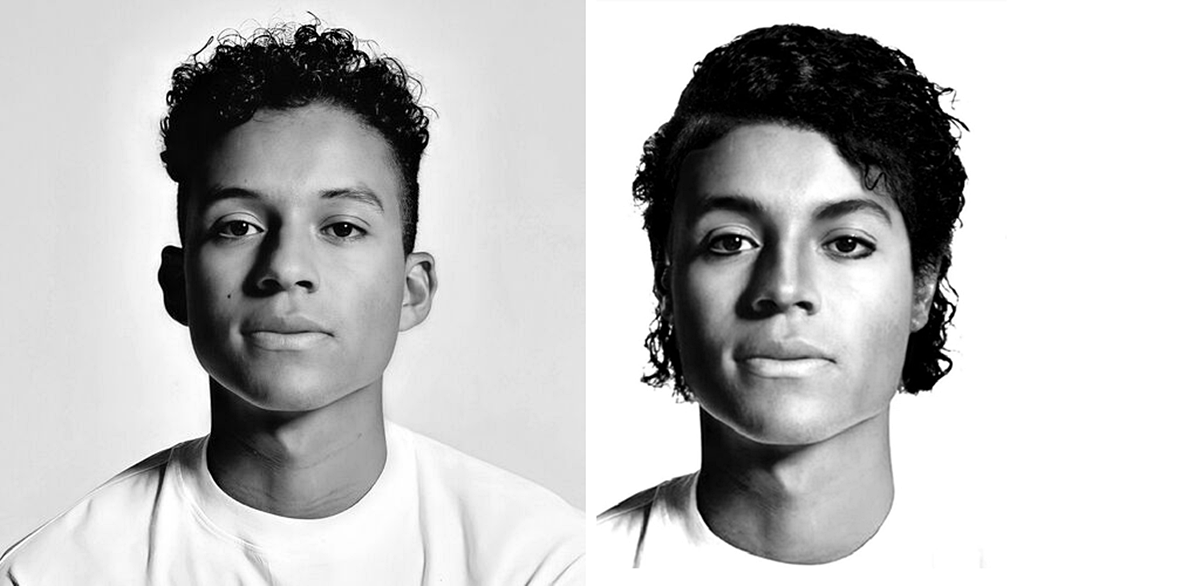
#> input picture Motion-Tracking/motion_tracking/test_images/input_image.png, 1200 x 586 px
$ python face_image_detection.py
#> lines starting #> are read from the running program, lines starting #| are printed output that depends on the picture; after the words box and inside, x2 and y2 are one past the last pixel; in counts of white or black regions, pixels touching at a corner belong together
# You can run directly this code with:
# poetry run python face_image_detection.py
import cv2

# Carrega a imagem de entrada
input_image = cv2.imread("test_images/input_image.png")
#> input_image is the input picture: shape (586, 1200, 3); min 0, max 255, mean 192.3

# Carrega o modelo de detecção de faces treinado
face_recognizer = cv2.CascadeClassifier(cv2.data.haarcascades +
                                        "haarcascade_frontalface_default.xml")

# Executa a detecção de faces
faces = face_recognizer.detectMultiScale(input_image)
#> faces = [[159, 116, 270, 270], [646, 123, 286, 286]]

# Desenha um retângulo ao redor das faces detectadas
for (x, y, w, h) in faces:
    cv2.rectangle(input_image, (x, y), (x + w, y + h), (255, 0, 0), 2)
#> this loop made 2 passes
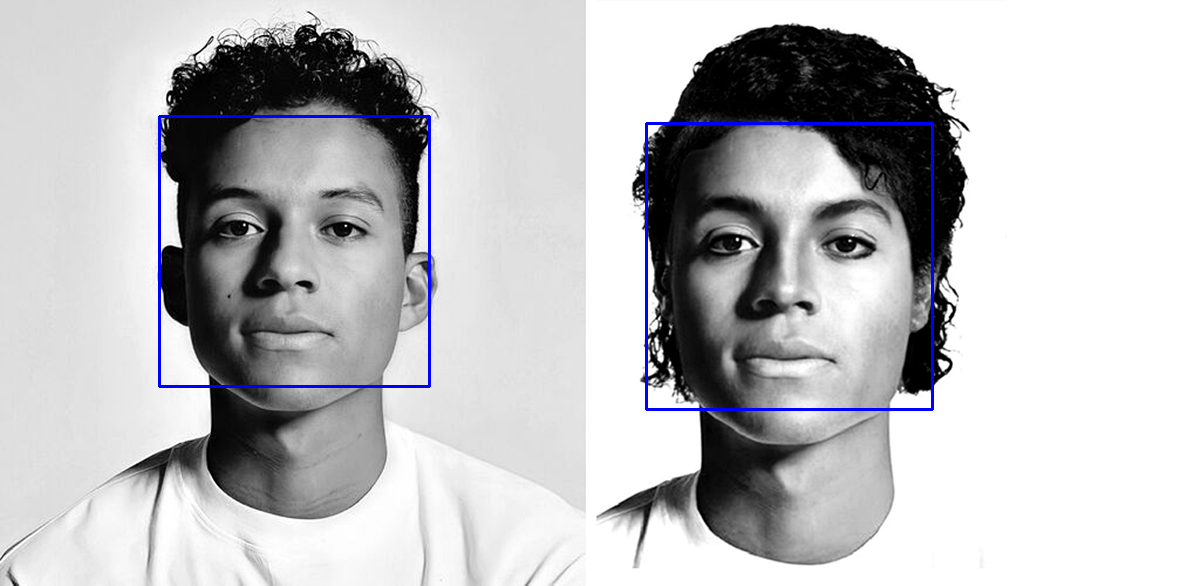
#> input_image: shape (586, 1200, 3); 0.95% of pixels changed, all inside (x1, y1, x2, y2) = (158, 115, 934, 411)

# Exibe a imagem com as faces detectadas
cv2.imshow("Faces detectadas", input_image)
cv2.waitKey(0)
